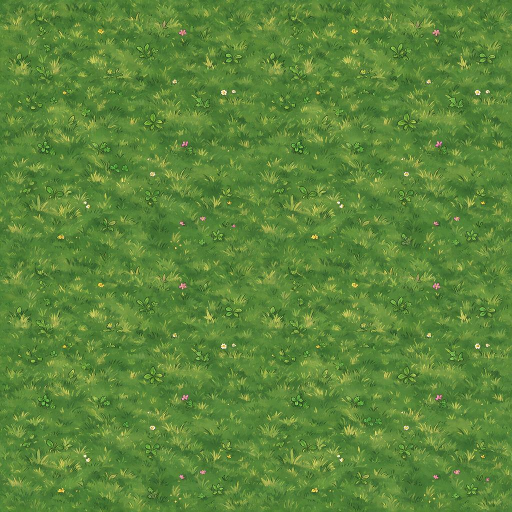
#> input picture stick-world/assets/environment/grassland.png, 1024 x 1024 px (shown at 1/2 size)
$ python grass_ai_reskin.py
#> lines starting #> are read from the running program, lines starting #| are printed output that depends on the picture
# -*- coding: utf-8 -*-
"""grass_ai_reskin.py —— 绿草地贴图换 AI 手绘源（地面贴图库 grass 族重生成）

背景
----
`ground_tiles.py` 的 grass 是值噪声程序化底（画不出"草叶笔触"，见
docs/项目/待办事项.md「绿草地贴图换 AI 手绘源」调研）。本工具改用创始人
认可的原 AI 贴图 `stick-world/assets/environment/grassland.png`（1024²，
手绘风草叶 + 小花）为源，派生管线既有文件名的全套 grass 族产物，消费端
零改动（`hd2d_world.gd` 的 `_add_ground_plane_at` 优先读工程内副本，
GroundFallback 与缺档回退读游戏档）。

无缝化
------
源图边缘差 ~4%~7%（非严格可平铺）。做法 = **半偏移 + 羽化交叉混合**：
`out = w·img + (1−w)·roll(img, 半幅)`，权重 w 在贴图中心为 1、按羽化带宽
向四边平滑降为 0。img 与 roll(img) 都是周期数组，w 按到边距离定义天然周期
⇒ 乘积和处处周期无缝；接缝风险区（img 的四边）权重为 0，被 roll 副本
（该区恰是 img 的连续中心）接管。羽化带内两层内容交叉淡化，笔触可能轻微
重影，羽化带取 80px（1024 源）控制重影面积。

派生档（与 ground_tiles.py 同名同尺寸约定）
------------------------------------------
- `src/grass_alb.png`        512 高清反照率（游戏运行时优先档）
- `src/grass_alb_128.png`    128 游戏档（+ _v1..v3 = 旋转 90/180/270 变体；
  旋转保无缝，取代程序化管线的 seed 变体）
- `src/grass_nrm.png`        512 法线（亮度场高程 → 环绕差分，公式与
  ground_tiles.normal_map_w 同号：nxa=−dx/mpp、nya=−dy/mpp，草叶 relief 1.8cm）
- `src/grass_nrm_128.png`    128 法线（+ 变体）
- `src/grass_rgh.png`        粗糙度（均匀 0.93 ± 白噪声 0.02；hd2d_world 运行时
  粗糙度写死 0.95，此档仅供材质库完整性）
- `grass.json` 不改（现实尺寸口径仍按"一张 = 4 格"读取）

落盘位置
--------
- `stick-world/temp/ground_tiles/src/`   烘焙工作区全套（运行时回退档）
- `stick-world/modules/hd2d/assets/tex/ground_tiles/`
  + `src/` 工程内入库副本（运行时**优先**读取；只落库内既有文件名：
  grass_alb_128[+_v1..v3] / src/grass_alb / src/grass_nrm_128）
- 工程内 PNG 替换后需重跑一次 `godot --headless --import` 刷新导入缓存。

用法
----
    python tools/blender_buildings/grass_ai_reskin.py            # 全套生成+落盘
    python tools/blender_buildings/grass_ai_reskin.py --dryrun   # 只算不写
"""

import argparse
import os
import sys

import numpy as np
from PIL import Image, ImageFilter

REPO = os.path.dirname(os.path.dirname(os.path.dirname(os.path.abspath(__file__))))
SRC_AI = os.path.join(REPO, "stick-world", "assets", "environment", "grassland.png")
OUT_DIRS = [
    os.path.join(REPO, "stick-world", "temp", "ground_tiles", "src"),
    os.path.join(REPO, "stick-world", "modules", "hd2d", "assets", "tex",
                 "ground_tiles", "src"),
]
OUT_GAME_DIRS = [
    os.path.join(REPO, "stick-world", "temp", "ground_tiles"),
    os.path.join(REPO, "stick-world", "modules", "hd2d", "assets", "tex",
                 "ground_tiles"),
]
TILE_M = 1.68          # 一张贴图 = 4 格（与 ground_tiles.py 尺度契约一致）
FEATHER = 80           # 无缝化羽化带宽（1024 源像素）
RELIEF_M = 0.018       # 草叶起伏（米），法线强度语义同 ground_tiles.normal_map_w
ROUGH_BASE = 0.93      # 粗糙度基档
_SEAM_REPORT = {}


def _smoothstep(t):
    t = np.clip(t, 0.0, 1.0)
    return t * t * (3.0 - 2.0 * t)


def make_seamless(img):
    """半偏移 + 羽化交叉混合 → 可平铺（见模块 docstring 推导）。"""
    a = np.asarray(img.convert("RGB"), dtype=np.float64) / 255.0
    h, w = a.shape[:2]
    off = np.roll(a, (h // 2, w // 2), axis=(0, 1))
    yy, xx = np.mgrid[0:h, 0:w]
    dist = np.minimum(np.minimum(xx, w - 1 - xx), np.minimum(yy, h - 1 - yy))
    wgt = _smoothstep(dist / float(FEATHER))[..., None]
    out = wgt * a + (1.0 - wgt) * off
    _SEAM_REPORT["h"] = float(np.abs(out[0, :, :] - out[-1, :, :]).mean())
    _SEAM_REPORT["v"] = float(np.abs(out[:, 0, :] - out[:, -1, :]).mean())
    return out


def _blur_wrap(a, passes=3):
    """环绕盒模糊 ×3 ≈ 高斯；np.roll 实现保周期无缝。"""
    for _ in range(passes):
        a = (np.roll(a, 1, 0) + a + np.roll(a, -1, 0)) / 3.0
        a = (np.roll(a, 1, 1) + a + np.roll(a, -1, 1)) / 3.0
    return a


def to_albedo(a, n):
    """float 数组 → n×n LANCZOS 降采样（512 档加轻度锐化保笔触）。"""
    im = Image.fromarray(np.clip(a * 255.0 + 0.5, 0, 255).astype(np.uint8))
    im = im.resize((n, n), Image.LANCZOS)
    if n >= 512:
        im = im.filter(ImageFilter.UnsharpMask(radius=1.2, percent=55, threshold=2))
    return im


def make_normal(a, n):
    """亮度场高程 → 切线空间法线（环绕差分；符号约定同 ground_tiles.py）。"""
    im = Image.fromarray(np.clip(a * 255.0 + 0.5, 0, 255).astype(np.uint8))
    if im.size != (n, n):
        im = im.resize((n, n), Image.LANCZOS)
    lum = np.asarray(im, dtype=np.float64) / 255.0
    lum = lum[..., 0] * 0.299 + lum[..., 1] * 0.587 + lum[..., 2] * 0.114
    h = _blur_wrap(lum, passes=2 if n <= 128 else 3)
    dh = float(h.max() - h.min())
    scale = RELIEF_M / (dh if dh > 1e-9 else 1.0)
    mpp = TILE_M / float(n)                      # 米/像素（整图 = 4 格）
    dx = (np.roll(h, -1, 1) - np.roll(h, 1, 1)) * 0.5 * scale
    dy = (np.roll(h, -1, 0) - np.roll(h, 1, 0)) * 0.5 * scale
    nxa = -(dx / mpp)
    nya = -(dy / mpp)
    nza = np.ones_like(h)
    ln = np.sqrt(nxa * nxa + nya * nya + nza * nza)
    out = np.stack([nxa / ln * 0.5 + 0.5, nya / ln * 0.5 + 0.5,
                    nza / ln * 0.5 + 0.5], -1)
    return Image.fromarray(np.clip(out * 255.0 + 0.5, 0, 255).astype(np.uint8))


def make_rough(n):
    """均匀粗糙度 + 无缝白噪声微扰（运行时暂不消费，材质库完整性档）。"""
    rng = np.random.default_rng(7)
    r = np.full((n, n), ROUGH_BASE) + (rng.random((n, n)) - 0.5) * 0.04
    return Image.fromarray(np.clip(r * 255.0 + 0.5, 0, 255).astype(np.uint8))


def rot_variants(im):
    """旋转 90/180/270 变体（旋转保无缝）。"""
    return [im.rotate(-90), im.rotate(-180), im.rotate(-270)]


def main():
    ap = argparse.ArgumentParser()
    ap.add_argument("--dryrun", action="store_true")
    args = ap.parse_args()

    src = Image.open(SRC_AI)
#> src is the input picture: PIL image 1024x1024 RGB; mean R, G, B 91.4, 133.7, 57.7
    assert src.size == (1024, 1024), "源图应为 1024²，实测 %s" % (src.size,)
    seam = make_seamless(src)
#> in make_seamless, `dist = np.minimum(np.minimum(xx, w - 1 - xx), np.minimum(yy, h - 1 - y..`:
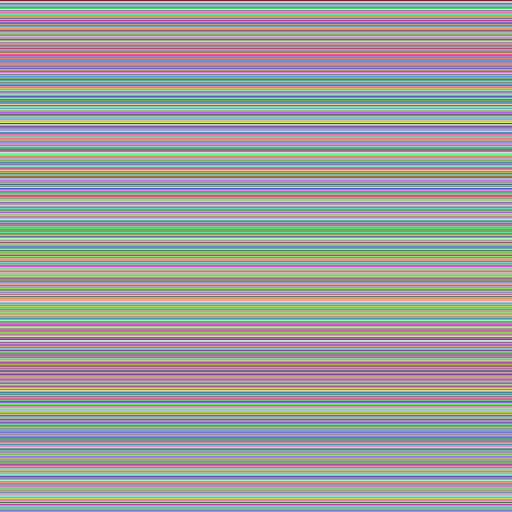
#> yy: shape (1024, 1024) int64 (shown at 1/2 size); 1024 distinct labels, from 0 to 1023; one colour per label, 0 black

    alb512 = to_albedo(seam, 512)
    alb128 = to_albedo(seam, 128)
    nrm512 = make_normal(seam, 512)
#> in make_normal, `lum = lum[..., 0] * 0.299 + lum[..., 1] * 0.587 + lum[..., 2] * 0.114`:
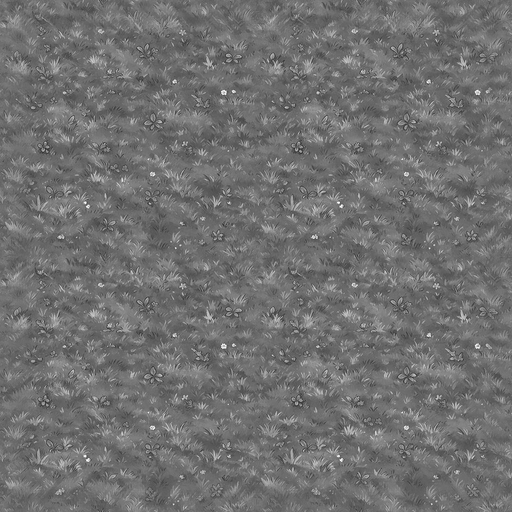
#> lum: shape (512, 512) float64; min 0.172, max 0.998, mean 0.441
#> in make_normal, `dh = float(h.max() - h.min())`: dh = 0.432
#> in make_normal, `scale = RELIEF_M / (dh if dh > 1e-9 else 1.0)`: scale = 0.0417
    nrm128 = make_normal(seam, 128)
#> call 2 of make_normal, with n = 128
#> in make_normal (call 2), `dh = float(h.max() - h.min())`: dh = 0.176
#> in make_normal (call 2), `scale = RELIEF_M / (dh if dh > 1e-9 else 1.0)`: scale = 0.102
#> in make_normal (call 2), `nya = -(dy / mpp)`:
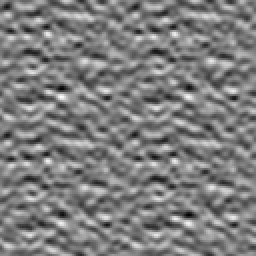
#> nya: shape (128, 128) float64 (shown 2 times larger); min -0.333, max 0.34, mean 7.59e-19; drawn with min black and max white
#> in make_normal (call 2), `ln = np.sqrt(nxa * nxa + nya * nya + nza * nza)`:
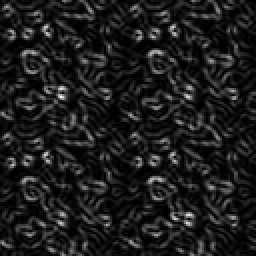
#> ln: shape (128, 128) float64 (shown 2 times larger); min 1, max 1.06, mean 1.01; drawn with min black and max white
    rgh512 = make_rough(512)
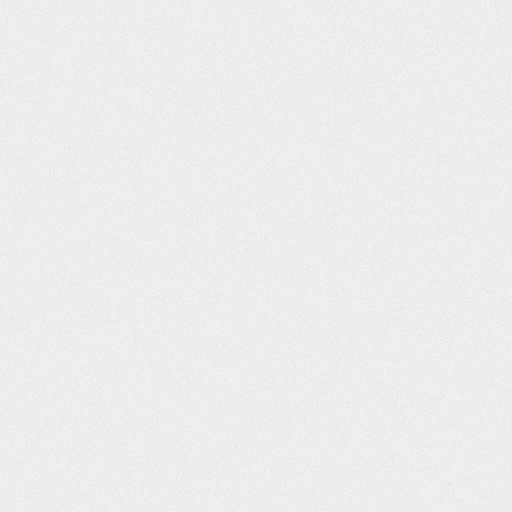
#> rgh512: PIL image 512x512 L; min 232, max 242, mean 237.2
    rgh128 = make_rough(128)

    plan = []  # (落盘目录, 文件名)
    # 128 游戏档的旋转变体（512 高清档单文件，管线无 512 变体）
    for vi, v in enumerate(rot_variants(alb128)):
        plan.append((OUT_DIRS[0], "grass_alb_128_v%d.png" % (vi + 1), v))
        plan.append((OUT_DIRS[0], "grass_nrm_128_v%d.png" % (vi + 1),
                     rot_variants(nrm128)[vi]))
        plan.append((OUT_DIRS[0], "grass_rgh_128_v%d.png" % (vi + 1),
                     rot_variants(rgh128)[vi]))
#> this loop made 3 passes
#> after the loop, plan = 9 items
    plan += [
        (OUT_DIRS[0], "grass_alb.png", alb512),
        (OUT_DIRS[0], "grass_nrm.png", nrm512),
        (OUT_DIRS[0], "grass_rgh.png", rgh512),
        (OUT_DIRS[0], "grass_alb_128.png", alb128),
        (OUT_DIRS[0], "grass_nrm_128.png", nrm128),
        (OUT_DIRS[0], "grass_rgh_128.png", rgh128),
        # 工程内入库副本（运行时优先读取；只落库内既有文件名）
        (OUT_DIRS[1], "grass_alb.png", alb512),
        (OUT_DIRS[1], "grass_nrm_128.png", nrm128),
        (OUT_GAME_DIRS[1], "grass_alb_128.png", alb128),
    ]
    for vi, v in enumerate(rot_variants(alb128)):
        plan.append((OUT_GAME_DIRS[1], "grass_alb_128_v%d.png" % (vi + 1), v))
#> after the loop, plan = 21 items

    print("[grass-ai-reskin] 源=%s" % SRC_AI)
    print("[grass-ai-reskin] 无缝化后边缘差: 水平 %.4f / 垂直 %.4f (0~1)"
          % (_SEAM_REPORT["h"], _SEAM_REPORT["v"]))
#| [grass-ai-reskin] 无缝化后边缘差: 水平 0.0362 / 垂直 0.0319 (0~1)
    for d, fname, im in plan:
        print("  -> %s/%s" % (os.path.relpath(d, REPO), fname))
        if not args.dryrun:
            os.makedirs(d, exist_ok=True)
            im.save(os.path.join(d, fname))
#> this loop made 21 passes
#> fname on passes 1 to 12: 'grass_alb_128_v1.png', 'grass_nrm_128_v1.png', 'grass_rgh_128_v1.png', 'grass_alb_128_v2.png', 'grass_nrm_128_v2.png', 'grass_rgh_128_v2.png', 'grass_alb_128_v3.png', 'grass_nrm_128_v3.png', 'grass_rgh_128_v3.png', 'grass_alb.png', 'grass_nrm.png', 'grass_rgh.png'
#|   -> stick-world/temp/ground_tiles/src/grass_alb_128_v1.png
#|   -> stick-world/temp/ground_tiles/src/grass_nrm_128_v1.png
#|   -> stick-world/temp/ground_tiles/src/grass_rgh_128_v1.png
#|   -> stick-world/temp/ground_tiles/src/grass_alb_128_v2.png
#|   -> stick-world/temp/ground_tiles/src/grass_nrm_128_v2.png
#|   -> stick-world/temp/ground_tiles/src/grass_rgh_128_v2.png
#|   -> stick-world/temp/ground_tiles/src/grass_alb_128_v3.png
#|   -> stick-world/temp/ground_tiles/src/grass_nrm_128_v3.png
#> (further printed lines are left out)
#> pass 1, in main, `im.save(os.path.join(d, fname))`:
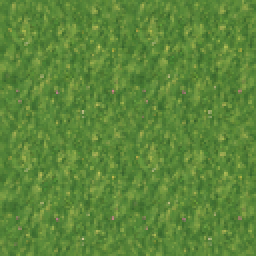
#> saved as grass_alb_128_v1.png: PIL image 128x128 RGB (shown 2 times larger); mean R, G, B 91.6, 133.9, 57.9
#> pass 2, in main, `im.save(os.path.join(d, fname))`:
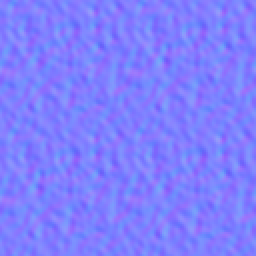
#> saved as grass_nrm_128_v1.png: PIL image 128x128 RGB (shown 2 times larger); mean R, G, B 127.5, 127.5, 254.2
    print("[grass-ai-reskin] %d 个文件%s" % (len(plan),
          "（dryrun 未写盘）" if args.dryrun else " 已落盘"))
#| [grass-ai-reskin] 21 个文件 已落盘
    return 0


if __name__ == "__main__":
    sys.exit(main())
#> (the program exits here)
